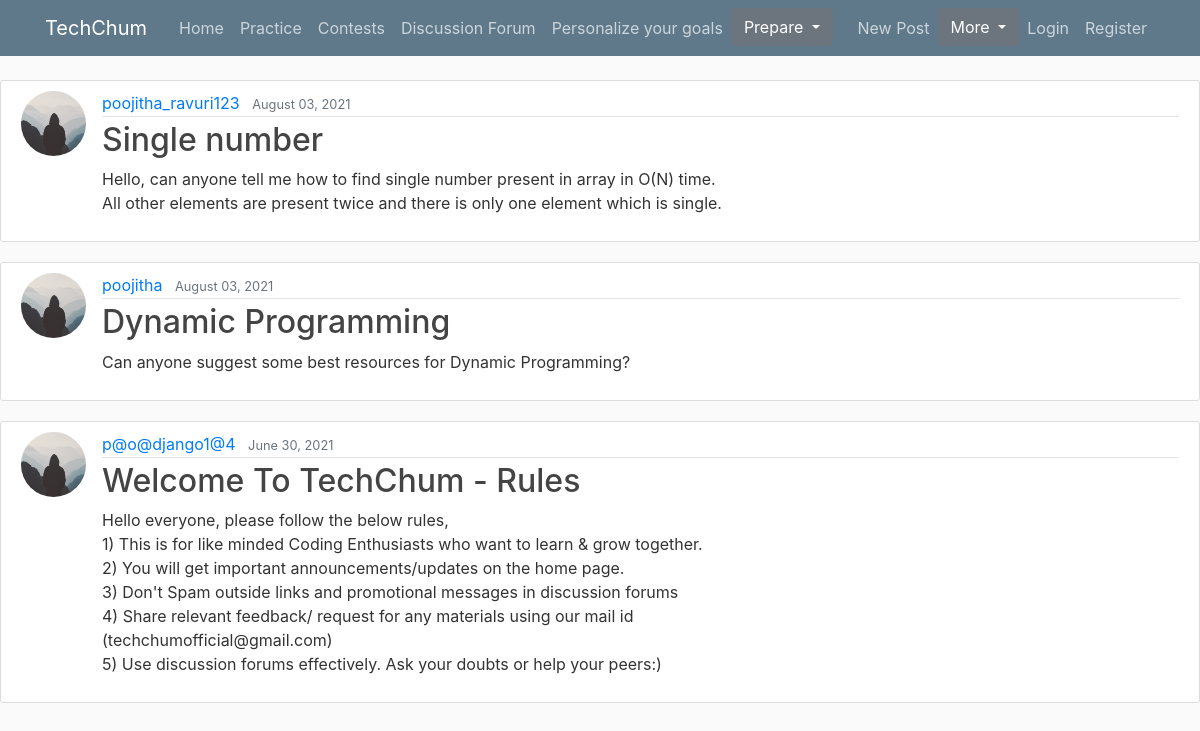
Page /discussionforum/ on the committed database.
### blog/models.py (models this page shows, shortened)
class Post(models.Model):
    title = models.CharField(max_length=100)
    content = models.TextField()
    date_posted = models.DateTimeField(default=timezone.now)
    author = models.ForeignKey(User, on_delete=models.CASCADE)

### users/models.py (models this page shows, shortened)
class Profile(models.Model):
    user = models.OneToOneField(User, on_delete=models.CASCADE)
    image = models.ImageField(default='default.jpg', upload_to='profile_pics')

### blog/views.py (the view)
# urls.py: path('discussionforum/', PostListView.as_view(), name='blog-home'),
class PostListView(ListView):
    model = Post
    template_name = 'blog/home.html'  # <app>/<model>_<viewtype>.html
    context_object_name = 'posts'
    ordering = ['-date_posted']
    paginate_by = 5

### blog/templates/blog/home.html (shortened to what this page needs)
{% load static %}
<html>
<head>
    <link rel="stylesheet" href="https://maxcdn.bootstrapcdn.com/bootstrap/4.0.0/css/bootstrap.min.css">
<link rel="stylesheet" href="https://cdnjs.cloudflare.com/ajax/libs/font-awesome/4.7.0/css/font-awesome.min.css">
    <link rel="stylesheet" type="text/css" href="{% static 'blog/main.css' %}">
</head>
<body>
    <header class="site-header">
      <nav class="navbar navbar-expand-md navbar-dark bg-steel fixed-top">
        <div class="container">
          <a class="navbar-brand mr-4" href="{% url 'homepage' %}">TechChum </a>
          <div class="collapse navbar-collapse" id="navbarToggle">
            <div class="navbar-nav mr-auto">
              <a class="nav-item nav-link" href="{% url 'homepage' %}">Home</a>
              <a class="nav-item nav-link" href="{% url 'practice' %}">Practice</a>
              <a class="nav-item nav-link" href="{% url 'contests' %}">Contests</a>
                  <a class="nav-item nav-link" href="{% url 'blog-home' %}">Discussion Forum</a>
                  <a class="nav-item nav-link" href="{% url 'index' %}">Personalize your goals</a>
                   <div class="dropdown">
  <button class="btn btn-secondary dropdown-toggle" type="button" id="dropdownMenu2" data-toggle="dropdown" aria-haspopup="true" aria-expanded="false">
    Prepare
  </button>
</div>
            </div>
            <div class="navbar-nav">
 <a class="nav-item nav-link" href="{% url 'post-create' %}">New Post</a>
                <div class="dropdown">
  <button class="btn btn-secondary dropdown-toggle" type="button" id="dropdownMenu2" data-toggle="dropdown" aria-haspopup="true" aria-expanded="false">
    More
  </button>
</div>
                  {% if user.is_authenticated %}
                <a class="nav-item nav-link" href="{% url 'logout' %}">Logout</a>
              {% else %}
                <a class="nav-item nav-link" href="{% url 'login' %}">Login</a>
                <a class="nav-item nav-link" href="{% url 'register' %}">Register</a>
              {% endif %}
            </div>
          </div>
        </div>
      </nav>
    </header>
 {% for post in posts %}
        <article class="media content-section">
          <img class="rounded-circle article-img" src="{{ post.author.profile.image.url }}">
          <div class="media-body">
            <div class="article-metadata">
              <a class="mr-2" href="{% url 'user-posts' post.author.username %}">{{ post.author }}</a>
              <small class="text-muted">{{ post.date_posted|date:"F d, Y" }}</small>
            </div>
            <h2><a class="article-title" href="{% url 'post-detail' post.id %}">{{ post.title }}</a></h2>
            <p class="article-content">{{ post.content }}</p>
          </div>
        </article>
    {% endfor %}
</body>
</html>

### blog/static/blog/main.css (style rules this page uses)
body { background: #fafafa; color: #333333; margin-top: 5rem; }
h1, h2, h3, h4, h5, h6 { color: #444444; }
.bg-steel { background-color: #5f788a; }
.site-header .navbar-nav .nav-link { color: #cbd5db; }
.content-section { background: #ffffff; padding: 10px 20px; border: 1px solid #dddddd; border-radius: 3px; margin-bottom: 20px; }
.article-title { color: #444444; }
.article-content { white-space: pre-line; }
.article-img { height: 65px; width: 65px; margin-right: 16px; }
.article-metadata { padding-bottom: 1px; margin-bottom: 4px; border-bottom: 1px solid #e3e3e3 }

### rows in the picture
Post: author.profile.image (placeholder picture), author "poojitha_ravuri123", date_posted "August 03, 2021", title "Single number", content "Hello, can anyone tell me how to find single number present in array in O(N) time. All other elements are present twice and there is only one element which is single."
Post: author.profile.image (placeholder picture), author "poojitha", date_posted "August 03, 2021", title "Dynamic Programming", content "Can anyone suggest some best resources for Dynamic Programming?"
Post: author.profile.image (placeholder picture), author "p@o@django1@4", date_posted "June 30, 2021", title "Welcome To TechChum - Rules", content "Hello everyone, please follow the below rules, 1) This is for like minded Coding Enthusiasts who want to learn & grow together. 2) You will get important announcements/updates on the home page. 3) Don't Spam outside links and promotional messages in discussion forums 4) Share relevant feedback/ request for any materials using our mail id (techchumofficial@gmail.com) 5) Use discussion forums effectively. Ask your doubts or help your peers:)"
